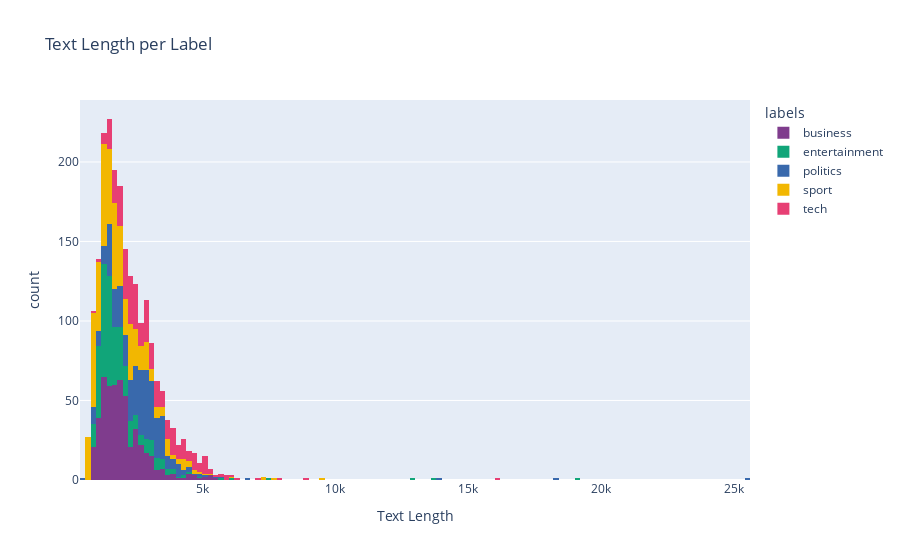

Notebook code cell kept with this figure:
### Code cell
df["text_len"] = df["text"].apply(len)

fig = px.histogram(df, x="text_len", color="labels", title="Text Length per Label",
                   barmode='stack', color_discrete_sequence=px.colors.qualitative.Bold)

fig.update_layout(xaxis_title="Text Length")
fig.show()

### Figure 1 — Plotly figure (JSON) as saved in the notebook; plotly's stock layout.template omitted (floating-point values rounded to 4 significant figures; data arrays with more than 128 entries replaced by an {"elided": "..."} marker saying what was removed)
{"data": [{"alignmentgroup": "True", "bingroup": "x", "hovertemplate": "labels=business<br>text_len=%{x}<br>count=%{y}<extra></extra>", "legendgroup": "business", "marker": {"color": "rgb(127, 60, 141)", "pattern": {"shape": ""}}, "name": "business", "offsetgroup": "business", "orientation": "v", "showlegend": true, "type": "histogram", "x": {"elided": "503 int values"}, "xaxis": "x", "yaxis": "y"}, {"alignmentgroup": "True", "bingroup": "x", "hovertemplate": "labels=entertainment<br>text_len=%{x}<br>count=%{y}<extra></extra>", "legendgroup": "entertainment", "marker": {"color": "rgb(17, 165, 121)", "pattern": {"shape": ""}}, "name": "entertainment", "offsetgroup": "entertainment", "orientation": "v", "showlegend": true, "type": "histogram", "x": {"elided": "369 int values"}, "xaxis": "x", "yaxis": "y"}, {"alignmentgroup": "True", "bingroup": "x", "hovertemplate": "labels=politics<br>text_len=%{x}<br>count=%{y}<extra></extra>", "legendgroup": "politics", "marker": {"color": "rgb(57, 105, 172)", "pattern": {"shape": ""}}, "name": "politics", "offsetgroup": "politics", "orientation": "v", "showlegend": true, "type": "histogram", "x": {"elided": "403 int values"}, "xaxis": "x", "yaxis": "y"}, {"alignmentgroup": "True", "bingroup": "x", "hovertemplate": "labels=sport<br>text_len=%{x}<br>count=%{y}<extra></extra>", "legendgroup": "sport", "marker": {"color": "rgb(242, 183, 1)", "pattern": {"shape": ""}}, "name": "sport", "offsetgroup": "sport", "orientation": "v", "showlegend": true, "type": "histogram", "x": {"elided": "505 int values"}, "xaxis": "x", "yaxis": "y"}, {"alignmentgroup": "True", "bingroup": "x", "hovertemplate": "labels=tech<br>text_len=%{x}<br>count=%{y}<extra></extra>", "legendgroup": "tech", "marker": {"color": "rgb(231, 63, 116)", "pattern": {"shape": ""}}, "name": "tech", "offsetgroup": "tech", "orientation": "v", "showlegend": true, "type": "histogram", "x": {"elided": "347 int values"}, "xaxis": "x", "yaxis": "y"}], "layout": {"barmode": "stack", "legend": {"title": {"text": "labels"}, "tracegroupgap": 0}, "title": {"text": "Text Length per Label"}, "xaxis": {"anchor": "y", "domain": [0, 1], "title": {"text": "Text Length"}}, "yaxis": {"anchor": "x", "domain": [0, 1], "title": {"text": "count"}}}}
